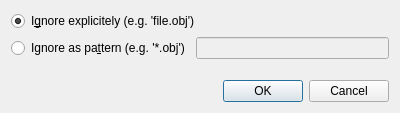
<?xml version="1.0" encoding="UTF-8"?>
<ui version="4.0">
 <class>Dialog</class>
 <widget class="QDialog" name="Dialog">
  <property name="geometry">
   <rect>
    <x>0</x>
    <y>0</y>
    <width>400</width>
    <height>113</height>
   </rect>
  </property>
  <property name="windowTitle">
   <string>Mark as ignored</string>
  </property>
  <layout class="QVBoxLayout" name="verticalLayout">
   <item>
    <widget class="QRadioButton" name="rb_explicit">
     <property name="toolTip">
      <string>Ignore explicitely</string>
     </property>
     <property name="text">
      <string>I&amp;gnore explicitely (e.g. 'file.obj')</string>
     </property>
     <property name="checked">
      <bool>true</bool>
     </property>
    </widget>
   </item>
   <item>
    <layout class="QHBoxLayout" name="horizontalLayout">
     <property name="topMargin">
      <number>0</number>
     </property>
     <item>
      <widget class="QRadioButton" name="rb_pattern">
       <property name="toolTip">
        <string>Use an ignore pattern</string>
       </property>
       <property name="text">
        <string>Ignore as pa&amp;ttern (e.g. '*.obj')</string>
       </property>
      </widget>
     </item>
     <item>
      <widget class="QLineEdit" name="edit_pattern">
       <property name="enabled">
        <bool>false</bool>
       </property>
       <property name="toolTip">
        <string>Ignore pattern</string>
       </property>
      </widget>
     </item>
    </layout>
   </item>
   <item>
    <spacer name="verticalSpacer">
     <property name="orientation">
      <enum>Qt::Vertical</enum>
     </property>
     <property name="sizeHint" stdset="0">
      <size>
       <width>20</width>
       <height>40</height>
      </size>
     </property>
    </spacer>
   </item>
   <item>
    <widget class="QDialogButtonBox" name="buttonBox">
     <property name="orientation">
      <enum>Qt::Horizontal</enum>
     </property>
     <property name="standardButtons">
      <set>QDialogButtonBox::Cancel|QDialogButtonBox::Ok</set>
     </property>
    </widget>
   </item>
  </layout>
 </widget>
 <resources/>
 <connections>
  <connection>
   <sender>buttonBox</sender>
   <signal>accepted()</signal>
   <receiver>Dialog</receiver>
   <slot>accept()</slot>
   <hints>
    <hint type="sourcelabel">
     <x>248</x>
     <y>254</y>
    </hint>
    <hint type="destinationlabel">
     <x>157</x>
     <y>274</y>
    </hint>
   </hints>
  </connection>
  <connection>
   <sender>buttonBox</sender>
   <signal>rejected()</signal>
   <receiver>Dialog</receiver>
   <slot>reject()</slot>
   <hints>
    <hint type="sourcelabel">
     <x>316</x>
     <y>260</y>
    </hint>
    <hint type="destinationlabel">
     <x>286</x>
     <y>274</y>
    </hint>
   </hints>
  </connection>
  <connection>
   <sender>rb_pattern</sender>
   <signal>toggled(bool)</signal>
   <receiver>edit_pattern</receiver>
   <slot>setEnabled(bool)</slot>
   <hints>
    <hint type="sourcelabel">
     <x>108</x>
     <y>46</y>
    </hint>
    <hint type="destinationlabel">
     <x>304</x>
     <y>47</y>
    </hint>
   </hints>
  </connection>
 </connections>
</ui>
